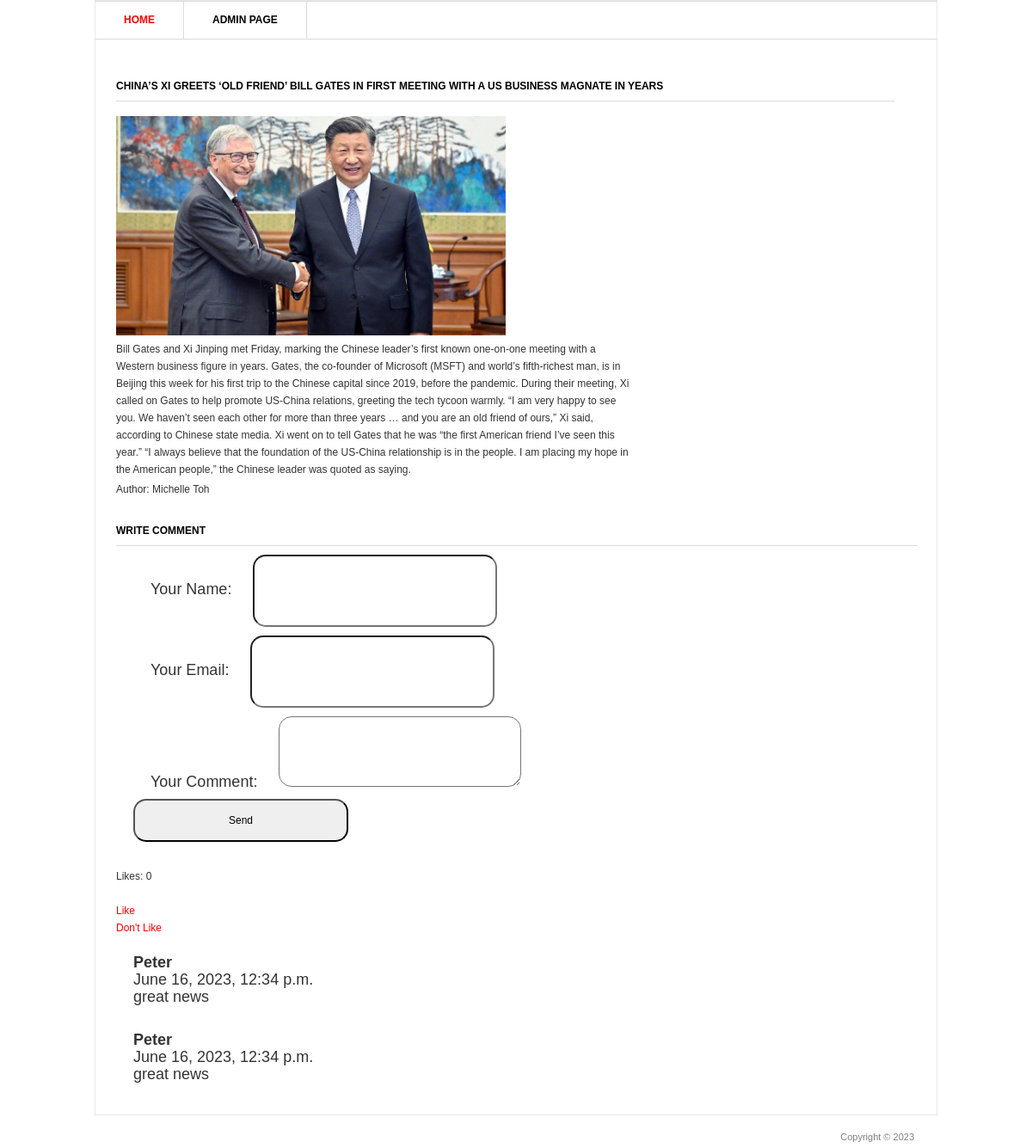
/2, run on the app's committed database.
### blog/models.py (models this page shows, shortened)
class Post(models.Model):
    title = models.CharField('Post\'s title', max_length=100)
    description = models.TextField('Full text')
    author = models.CharField('Author\'s name', max_length=100)
    date = models.DateField('Publication date')
    image = models.ImageField('Image', upload_to='image/%Y')

class Comment(models.Model):
    email = models.EmailField()
    name = models.CharField('Username', max_length=50)
    text_comment = models.TextField('Comment\'s text', max_length=2000)
    time = models.DateTimeField(auto_now_add=True)
    post = models.ForeignKey(Post, on_delete=models.CASCADE, related_name='comments')

### blog/views.py (the view)
# urls.py: path('<int:pk>', PostDetail.as_view(), name='post-detail'),
class PostDetail(View):
    def get(self, request, pk):
        post = Post.objects.get(id=pk)
        return render(request, 'blog/blog_detail.html', {'post' : post})

### blog/templates/blog/blog_detail.html (shortened to what this page needs)
{% load static %}
<!DOCTYPE html>
<html >
<head>
	<link rel="stylesheet" href="{% static 'main/css/style.css' %}">
</head>
<body>
<div class="shell">
	<div class="border">
		<div id="navigation">
			<ul>
			    <li><a href="/" class="active">Home</a></li>
			    <li><a href="/admin">Admin Page</a></li>
			</ul>
		</div>
		<div id="main">
			<div id="content" class="left">
				<div class="projects">
					<h3>{{ post.title}}</h3>
                    <p style="text-align: left">
                        <img src="{{post.image.url}}" width="50%"  alt="post image" />
                    </p>
					<div class="item">
						<div class="text left">
							<p>{{post.description}}</p>
							<p>Author: {{ post.author}} </p>
						</div>
					</div>
				</div>
			</div>
			<div class="form-comment">
				<h3>Write Comment</h3>
				<div>
					<form action="{% url 'add_comment' post.id %}" method="post">
						<div>
							<label for="">Your Name: </label>
							<input type="text"name="name"required>
						</div>
						<div>
							<label for="">Your Email: </label>
							<input type="email" name="email" required>
						</div>
						<div>
							<label for="">
								Your Comment: </label>
							<textarea name="text_comment" id="" required>
							</textarea><br>
						</div>
						<div>
							<input type="submit" value="Send">
						</div>
					</form>
				</div>
			</div>
			<div>
				<br>
				<p>Likes: {{post.likes.all.count }}</p> <br>
				<a href="{% url 'add-like' post.id %}">Like</a><br>
				<a href="{% url 'del-like' post.id%}">Don't Like</a>
			</div>
			<div>
				{% for comment in post.comments.all %}
				<div class="view-comment">
				<h4>{{comment.name}}</h4>
				<p>{{ comment.time }}</p>
				<p>
					{{comment.text_comment}}
				</p>
					</div>
				{% endfor %}
			</div>
		</div>
	</div>
	<div id="footer">
		<p class="copy right">Copyright &copy;  2023 </p>
	</div>
</div>
</body>
</html>

### static/main/css/style.css (style rules this page uses)
* { margin: 0; padding: 0; outline:0; }
body { font-size: 12px; line-height: 20px; font-family: Georgia, Arial, Helvetica, Sans-Serif; color: #333; background: url() repeat 0 0; }
a { color: #ff0000; text-decoration: none; cursor:pointer; }
input, textarea, select { font-family: Arial, Helvetica, sans-serif; font-size:12px; }
textarea { overflow:auto; }
.left, .alignleft { float: left; display: inline; }
.right, .alignright { float: right; display: inline; }
.shell { width: 980px; margin: 0 auto; }
.border { border: 1px solid #e8e8e8; background: #fff; position: relative; }
#navigation { height: 43px; border-top: 1px solid #dbdbdb; border-bottom: 1px solid #dbdbdb; }
#navigation ul { list-style: none; }
#navigation ul li { float: left; height: 43px; border-right: 1px solid #dbdbdb; font-size: 12px; line-height: 43px; font-weight: bold; text-transform: uppercase; }
#navigation ul li a { float: left; height: 43px; color: #000; padding: 0 33px; }
#navigation ul li a:hover, #navigation ul li a.active { color: #ff0000; text-decoration: none; }
#main { width: 932px; padding: 37px 24px 17px 24px; }
#main h3 { font-size: 12px; line-height: 15px; color: #000; text-transform: uppercase; border-bottom: 1px solid #dbdbdb; padding: 0 0 9px 0; }
#content { width: 905px; }
.projects { padding: 10px 0 0 0; }
.projects h3 { margin: 0 0 17px 0; }
.projects .item { margin: 0 0 28px 0; }
.projects .text { width: 600px; }
.projects .text p { padding: 0 0 3px 0; }
#footer { font-family: Arial, sans-serif; font-size: 11px; line-height: 14px; color: #7f7f7f; padding: 18px 27px 20px 38px; }
.form-comment { font-size: 18px; }
.form-comment label { margin: 10px 20px; }
.form-comment input, .form-comment textarea { border-radius: 15px; padding: 15px; height: 50px; width: 250px; }
.form-comment textarea { resize: vertical; }
.form-comment div { margin: 10px; }
.view-comment { padding: 10px; margin: 10px; font-size: 18px; border-radius: 15px; }

### data on the page
Post: title "CHINA’S XI GREETS ‘OLD FRIEND’ BILL GATES IN FIRST MEETING WITH A US BUSINESS MAGNATE IN YEARS", image (picture), description "Bill Gates and Xi Jinping met Friday, marking the Chinese leader’s first known one-on-one meeting with a Western business figure in years. Gates, the co-founder of Microsoft (MSFT) and world’s fifth-richest man, is in Beijing this week for his first trip to the Chinese capital since 2019, before the pandemic. During their meeting, Xi called on Gates to help promote US-China relations, greeting the tech tycoon warmly. “I am very happy to see you. We haven’t seen each other for more than three years … and you are an old friend of ours,” Xi said, according to Chinese state media. Xi went on to tell Gates that he was “the first American friend I’ve seen this year.” “I always believe that the…", author "Michelle Toh", likes.all.count "0"
Comment: name "Peter", time "June 16, 2023, 12:34 p.m.", text_comment "great news"
Comment: name "Peter", time "June 16, 2023, 12:34 p.m.", text_comment "great news"
